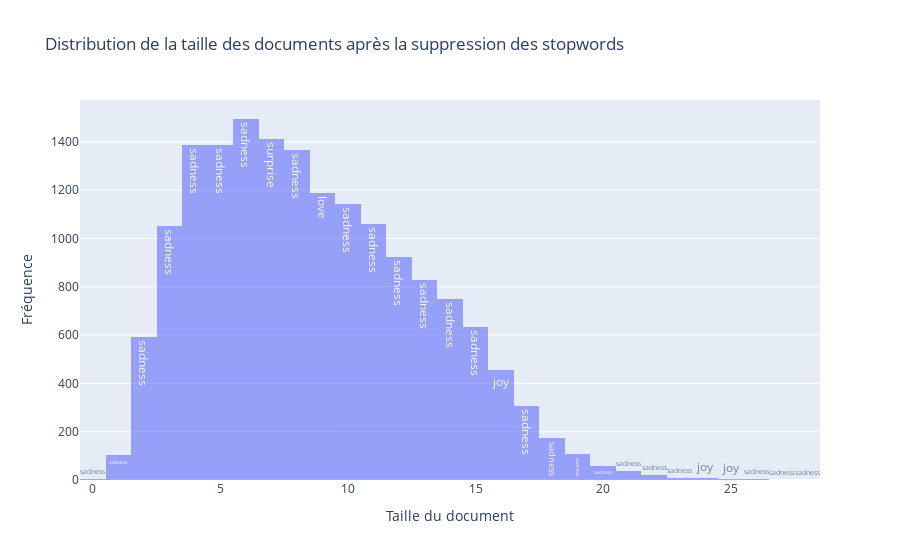

The code cell stored with this chart in its notebook:
### Code cell
trace1 = go.Histogram(
    x = df2_explo['Length'],
    text = df2_explo.sentiment,
    opacity=0.6,
)

data = [trace1]
layout = go.Layout(barmode='overlay',
                   title='Distribution de la taille des documents après la suppression des stopwords',
                   xaxis=dict(title='Taille du document'),
                   yaxis=dict( title='Fréquence'),
                  )
fig = go.Figure(data=data, layout=layout)
iplot(fig)

### Figure 1 — Plotly figure (JSON) as saved in the notebook; plotly's stock layout.template omitted (floating-point values rounded to 4 significant figures; data arrays with more than 128 entries replaced by an {"elided": "..."} marker saying what was removed)
{"data": [{"opacity": 0.6, "text": {"elided": "16513 str values"}, "type": "histogram", "x": {"elided": "16513 int values"}}], "layout": {"barmode": "overlay", "title": {"text": "Distribution de la taille des documents après la suppression des stopwords"}, "xaxis": {"title": {"text": "Taille du document"}}, "yaxis": {"title": {"text": "Fréquence"}}}}
